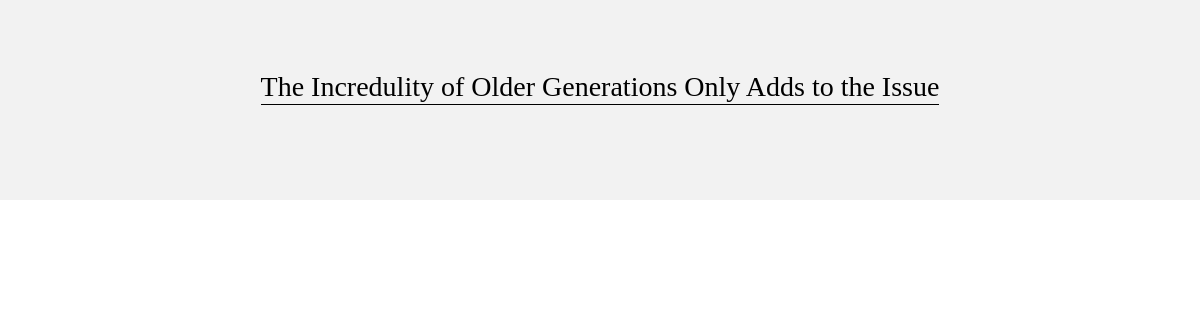
Page /detail/ on the earlier database version.
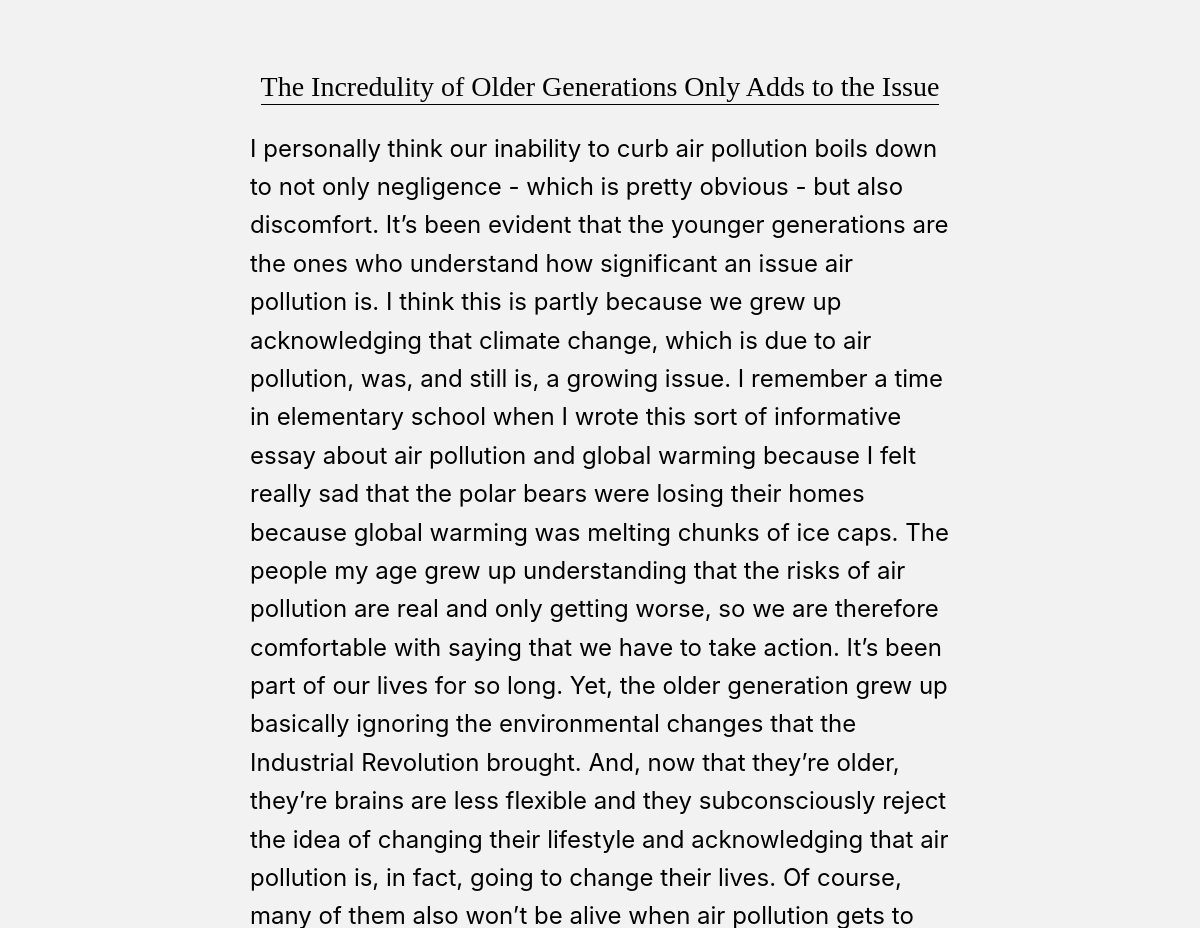
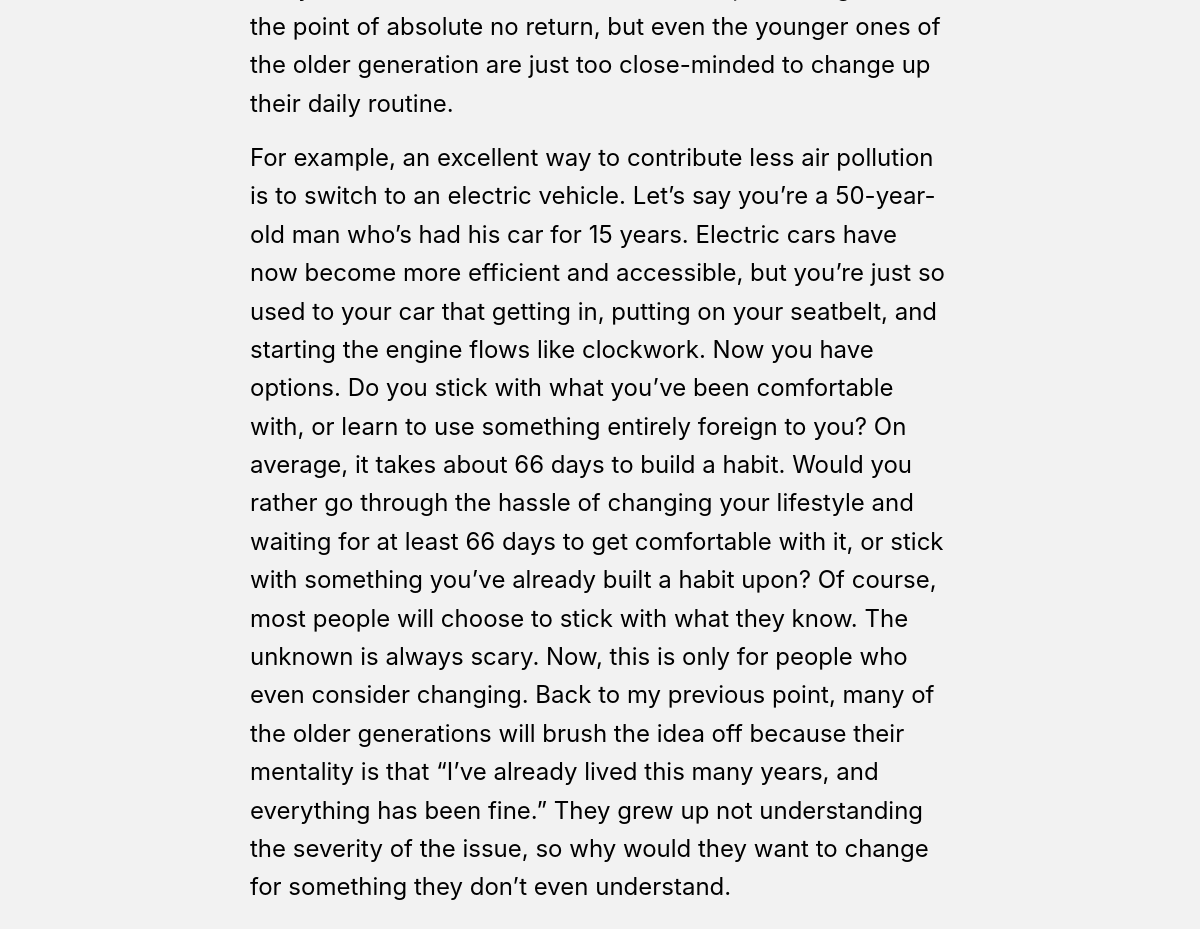
Same page on the later database version (2 pictures, top to bottom).
### core/models.py (models this page shows, shortened)
class Opinion(models.Model):
    draft = models.CharField(max_length=30)
    body = models.TextField()

### core/views.py (the view)
# urls.py: path('detail/', views.detail, name='detail'),
def detail(request):
    opinions = Opinion.objects.all()
    return render(request, 'core/detail.html', {'opinions': opinions,})

### core/templates/core/detail.html (shortened to what this page needs)
<!DOCTYPE html>
<html lang="en">
{% load static %}
<head>
    <link rel="stylesheet" href="https://stackpath.bootstrapcdn.com/bootstrap/4.5.2/css/bootstrap.min.css">
	<link rel="stylesheet" type="text/css" href="{% static 'core/default.css' %}">
</head>
<body>
    <div class="white-container">
        <h3>The Incredulity of Older Generations Only Adds to the Issue</h3>
        <section id="opinion-section">
            {% for o in opinions %}
            <p>{{o.body}}</p>
            {% endfor %}
        </section>
    </div>
</body>
</html>

### core/static/core/default.css (style rules this page uses)
body { line-height: 1.6; height: 100vh; }
h1, h2, h3, h4, h5 { margin-bottom: 25px; font-family: 'Arvo', serif; }
h3 { border-bottom: 1px solid black; }
.white-container { display: flex; flex-direction: column; width: 100%; display: flex; align-items: center; justify-content: center; background: #f2f2f2; color: black; padding: 70px; padding-left: 250px; padding-right: 250px; }
#opinion-section { display: flex; text-align: left; flex-direction: column; }
section { text-align: center; }
section p { font-size: 1.5rem; }

Differences in the rows shown:
added Opinion: body "I personally think our inability to curb air pollution boils down to not only negligence - which is pretty obvious - but also discomfort. It’s been evident that the younger generations are the ones who understand how significant an issue air pollution is. I think this is partly because we grew up acknowledging that climate change, which is due to air pollution, was, and still is, a growing issue. I remember a time in elementary school when I wrote this sort of informative essay about air pollution and global warming because I felt really sad that the polar bears were losing their homes because global warming was melting chunks of ice caps. The people my age grew up understanding that the…"
added Opinion: body "For example, an excellent way to contribute less air pollution is to switch to an electric vehicle. Let’s say you’re a 50-year-old man who’s had his car for 15 years. Electric cars have now become more efficient and accessible, but you’re just so used to your car that getting in, putting on your seatbelt, and starting the engine flows like clockwork. Now you have options. Do you stick with what you’ve been comfortable with, or learn to use something entirely foreign to you? On average, it takes about 66 days to build a habit. Would you rather go through the hassle of changing your lifestyle and waiting for at least 66 days to get comfortable with it, or stick with something you’ve already…"
